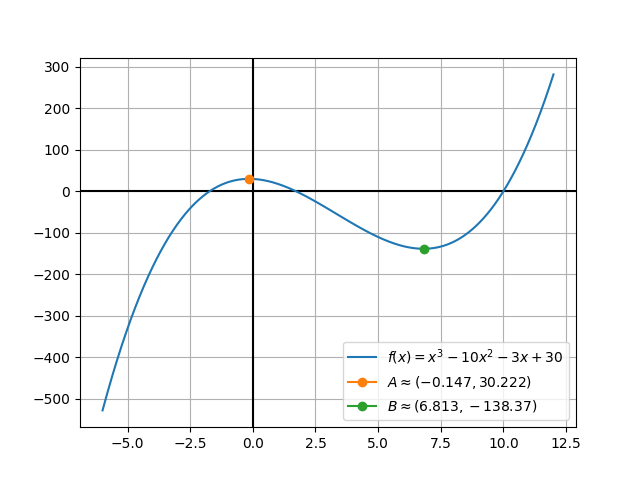

The script that saved this image:
import numpy as np
import matplotlib.pyplot as plt

def f(x):
	return x**3 - 10*x**2 - 3*x + 30

def hello():
	x = np.linspace(-6, 12, 1000)
	y1 = x**3 - 10*x**2 - 3*x + 30

	plt.figure()
	plt.axhline(color='k')
	plt.axvline(color='k')
	plt.plot(x, y1, label=r"$ f(x) = x^3 - 10x^2 - 3x + 30 $")
	plt.plot([(10 - np.sqrt(109))/3], [f((10 - np.sqrt(109))/3)], marker="o", label=r"$ A \approx (-0.147, 30.222) $")
	plt.plot([(10 + np.sqrt(109))/3], [f((10 + np.sqrt(109))/3)], marker="o", label=r"$ B \approx (6.813, -138.37) $")
	plt.grid(True)
	plt.legend()
	plt.savefig("minimumMaximum2.png")
	plt.show()


if __name__ == "__main__":
	hello()
